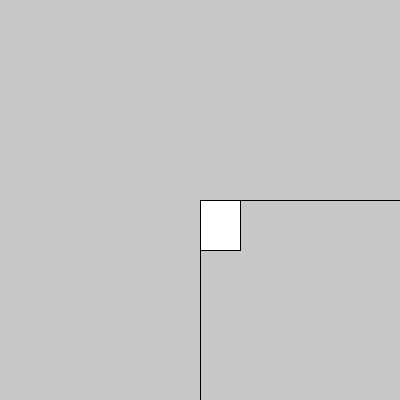
Frame 1 (no input)
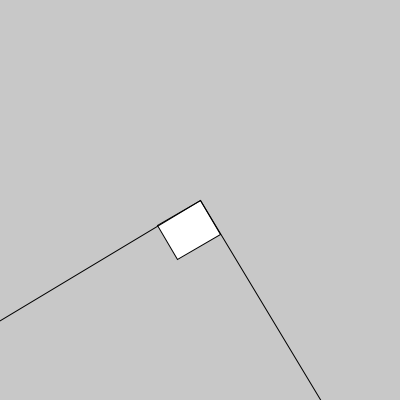
Frame 60 (the mouse pressed at the canvas centre just before this capture)
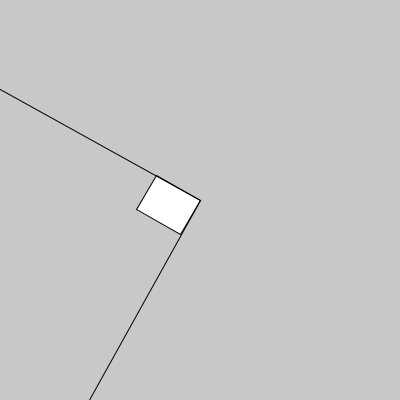
Frame 120 (the mouse held since frame 60 and released just before this capture)

The Processing sketch that drew these frames (run headless with seeded random() and noise(); from frame 60 on, the mouse is pressed at the canvas centre):

// Processing sketch: rotate_translate_rotate
// ── rotate_translate_rotate.pde
int angulo = 0;

void setup() {
  size(400, 400);
}

void draw() {
  background(200);
  translate(200,200);
  rotate(radians(angulo));
  fill(255);
  rect(0,0,40,50);
  noFill();
  rect(0,0,width,height);
  angulo++;
}
